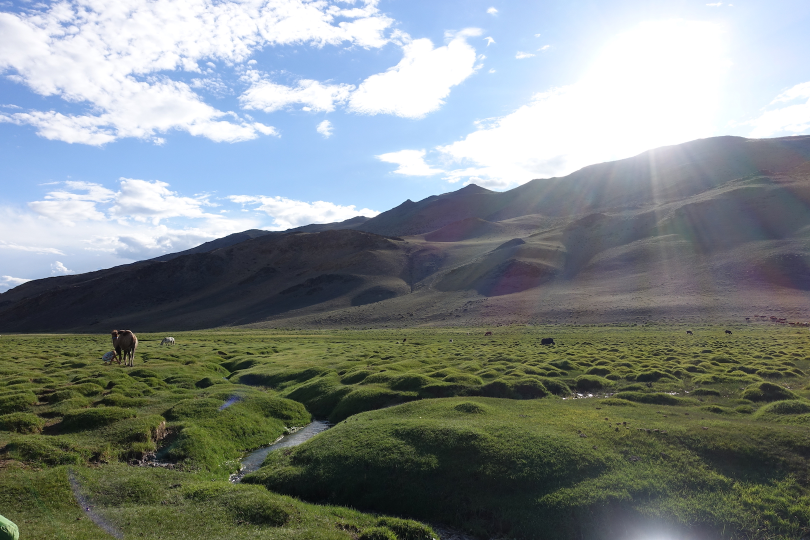
#> input picture images/HW3/field1.jpg, 1620 x 1080 px, found by its file name (shown at 1/2 size)
$ python problem_4_other.py
#> lines starting #> are read from the running program, lines starting #| are printed output that depends on the picture
import cv2
import numpy as np
import random
import matplotlib.pyplot as plt

# [140 lines left out: functions stitch, stitch2, stitch_panorama, get_keypoint, match_keypoints, not called in this run]


if __name__ == "__main__":
    # load all 8 images
    img_1 = cv2.imread('field1.jpg')
#> img_1 is the input picture: shape (1080, 1620, 3); mean B, G, R 136.3, 137, 129
    img_2 = cv2.imread('field2.jpg')
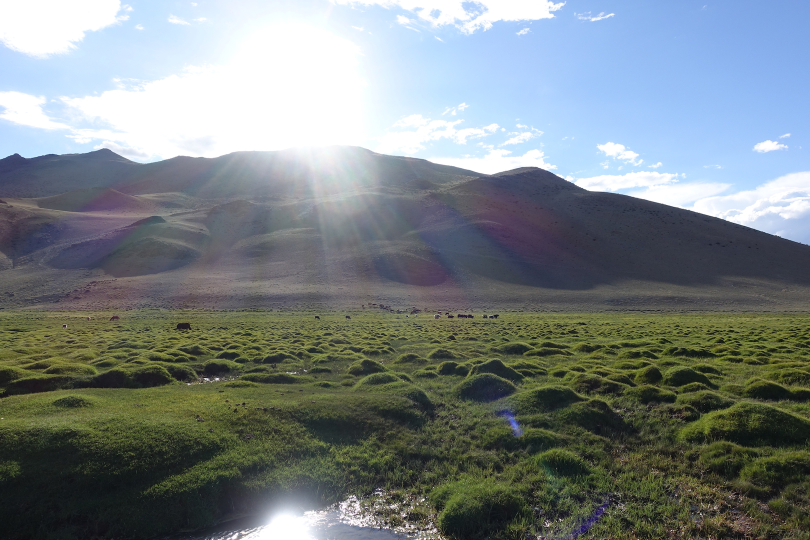
#> input picture images/HW3/field2.jpg, 1620 x 1080 px, found by its file name (shown at 1/2 size)
#> img_2 is the input picture: shape (1080, 1620, 3); mean B, G, R 131.2, 129.8, 121.3
    img_3 = cv2.imread('field3.jpg')
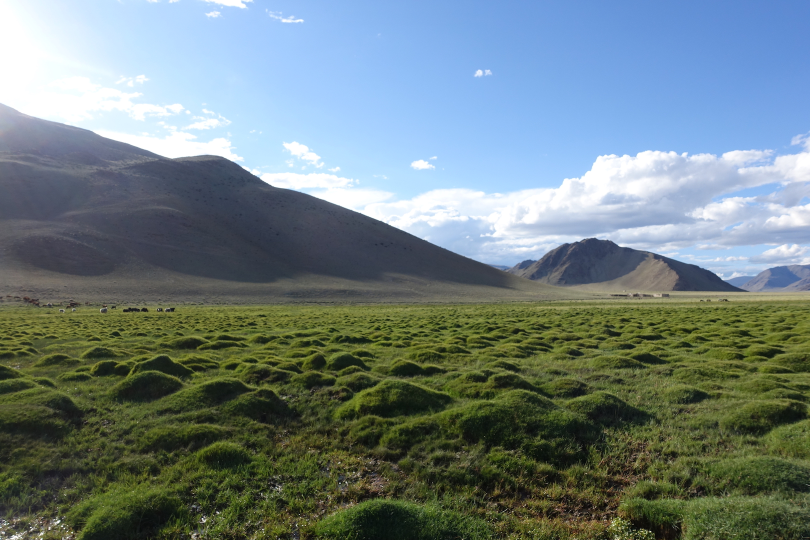
#> input picture images/HW3/field3.jpg, 1620 x 1080 px, found by its file name (shown at 1/2 size)
#> img_3 is the input picture: shape (1080, 1620, 3); mean B, G, R 128.3, 127.6, 111.6
    img_4 = cv2.imread('field4.jpg')
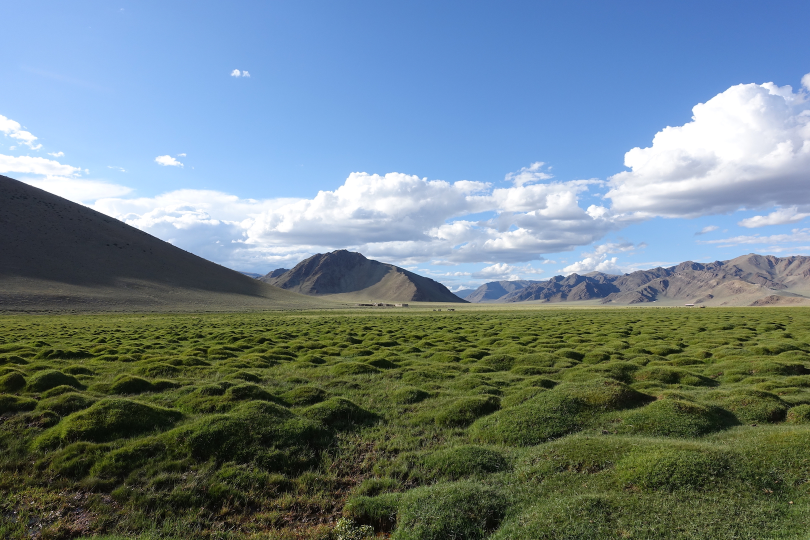
#> input picture images/HW3/field4.jpg, 1620 x 1080 px, found by its file name (shown at 1/2 size)
#> img_4 is the input picture: shape (1080, 1620, 3); mean B, G, R 134, 127.9, 109.2
    img_5 = cv2.imread('field5.jpg')
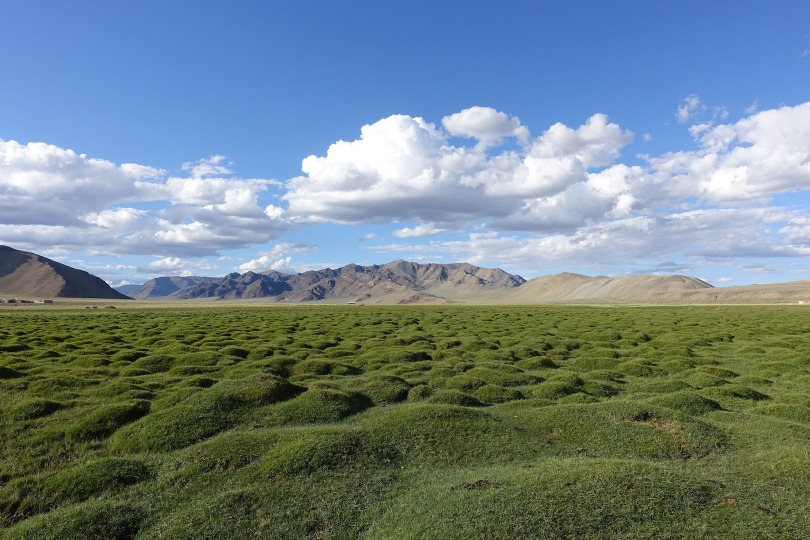
#> input picture images/HW3/field5.jpg, 1620 x 1080 px, found by its file name (shown at 1/2 size)
#> img_5 is the input picture: shape (1080, 1620, 3); mean B, G, R 135.2, 130.9, 112.3
    img_6 = cv2.imread('field6.jpg')
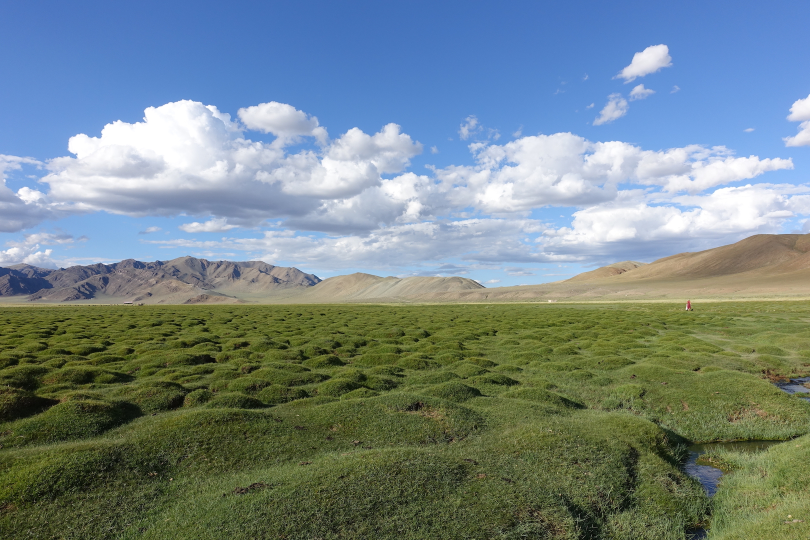
#> input picture images/HW3/field6.jpg, 1620 x 1080 px, found by its file name (shown at 1/2 size)
#> img_6 is the input picture: shape (1080, 1620, 3); mean B, G, R 135.9, 133.5, 116.2
    img_7 = cv2.imread('field7.jpg')
    img_8 = cv2.imread('field8.jpg')
#> (the run stopped early here; a loop or call above may not have finished)
